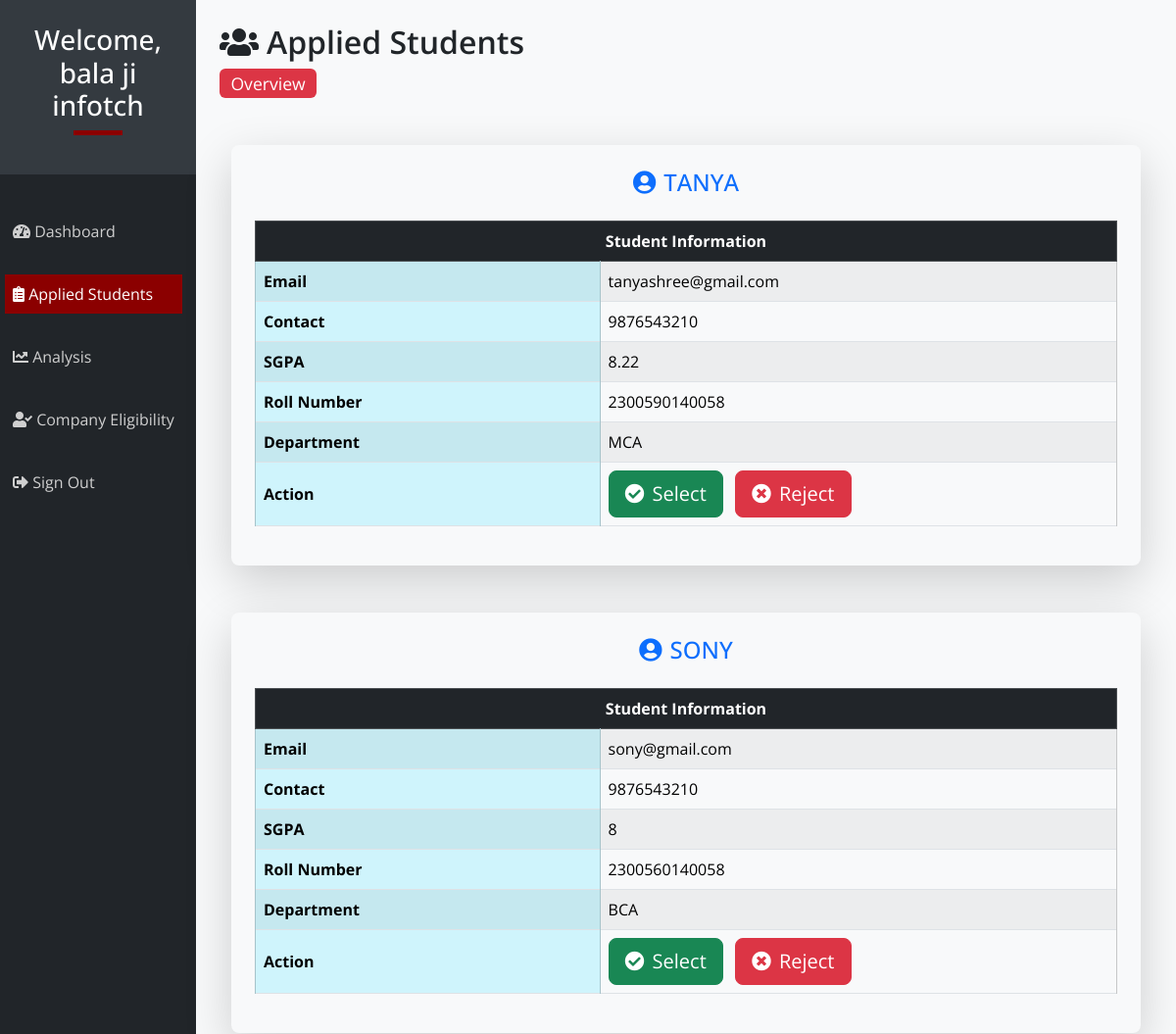
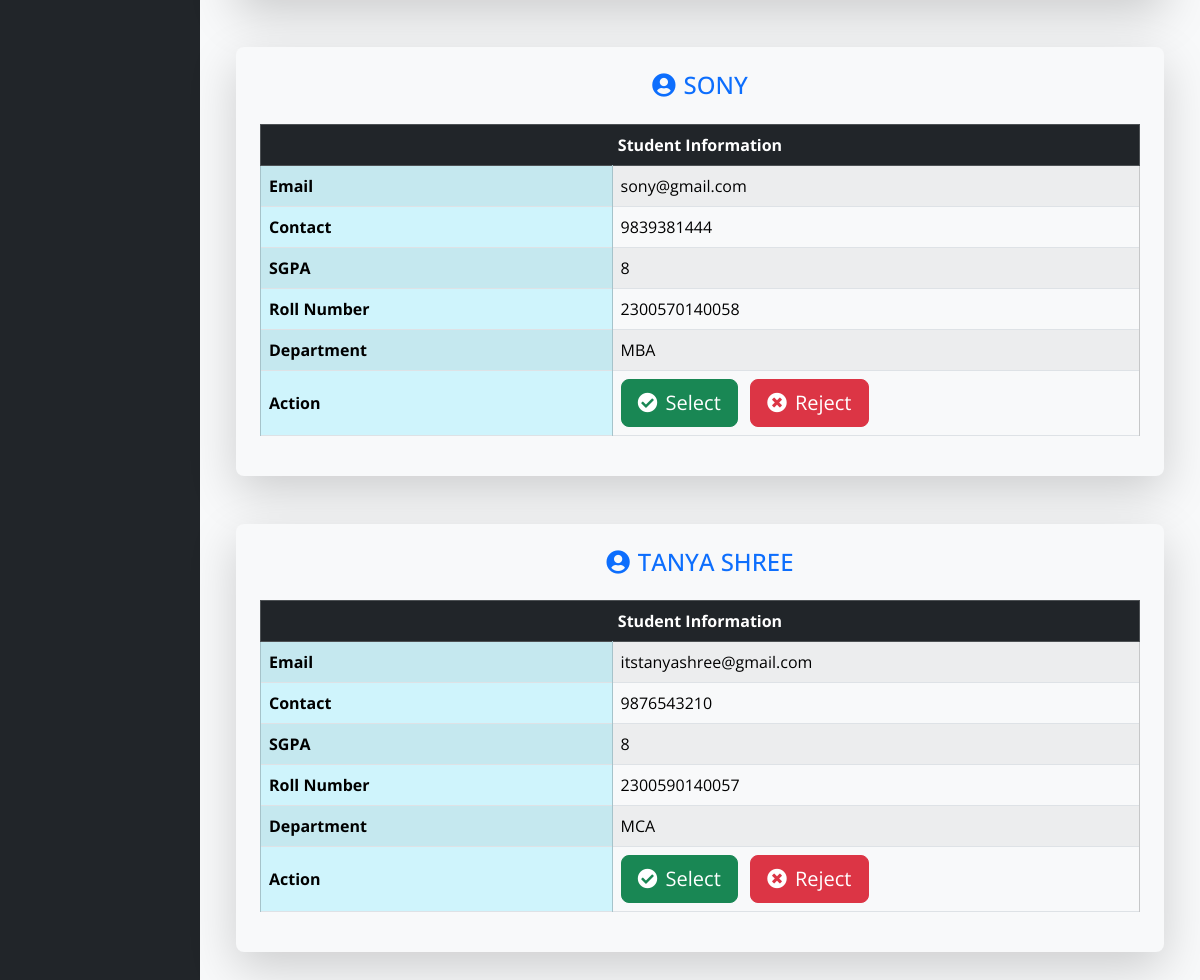
The app's page /companies/app_students.php (signed in) with its own data (2 pictures, top to bottom).
### tables this page shows
CREATE TABLE `student` (
  `email` varchar(50) NOT NULL,
  `s_id` int(25) NOT NULL,
  `sgpa` float DEFAULT NULL,
  `dept` varchar(50) NOT NULL,
  `password` varchar(50) NOT NULL,
  `contact` bigint(11) DEFAULT NULL,
  `name` varchar(50) NOT NULL,
  `rolln` bigint(25) DEFAULT NULL
);

CREATE TABLE `applied_comp` (
  `c_id` int(11) NOT NULL,
  `rolln` bigint(25) NOT NULL,
  `id` int(11) NOT NULL
);

### companies/app_students.php (the view, shortened to what this page needs)
<?php include '../db.php'; ?>
<!DOCTYPE html>
<html lang="en">
<head>
    <link href="css/bootstrapmin.css" rel="stylesheet">
    <link href="css/dashboard-style.css" rel="stylesheet">
    <link href="https://cdnjs.cloudflare.com/ajax/libs/font-awesome/5.15.4/css/all.min.css" rel="stylesheet">
  </head>
  <body>
  <div class="container-fluid">
        <div class="row">
            <div class="col-md-3 col-lg-2 p-0 bg-dark text-white">
                <div class="sidebar-header p-4 text-center">
                    <h3>Welcome, <?php echo $_SESSION['name']; ?></h3>
                    <div class="square mb-3"></div>
                </div>
                <nav class="navbar navbar-expand-lg navbar-dark ">
                    <ul class="navbar-nav flex-column">
                        <li class="nav-item">
                            <a class="nav-link" href="hello.php"><i class="fas fa-tachometer-alt"></i> Dashboard</a>
                        </li>
                        <br>
                        <li class="nav-item">
                            <a class="nav-link active" href="app_students.php"><i class="fas fa-clipboard-list"></i> Applied Students</a>
                        </li>
                        <br>
                        <li class="nav-item" >
                          <a class="nav-link" href="analysis.php"><i class="fas fa-chart-line"></i>  Analysis</a>
                          <br>
                        <li class="nav-item">
                            <a class="nav-link" href="c_eligibility.php"><i class="fas fa-user-check"></i> Company Eligibility</a>
                        </li>
                        <br>
                        <li class="nav-item">
                            <a class="nav-link" href="logout.php"><i class="fas fa-sign-out-alt"></i> Sign Out</a>
                        </li>
                    </ul>
                </nav>
            </div>
            <div class="col-md-9 col-lg-10 p-4 bg-light">
  <div class="content-header mb-4">
    <h2><i class="fas fa-users me-2"></i>Applied Students</h2>
    <span class="badge bg-danger">Overview</span>
  </div>
  <?php
  $c_id = $_SESSION['c_id'];
  $query = "SELECT * FROM applied_comp WHERE c_id={$c_id}";
  $select_all_posts_query = mysqli_query($connection, $query);
  while ($row = mysqli_fetch_assoc($select_all_posts_query)) {
    $rolln = $row['rolln'];
    $mquery = "SELECT * FROM student WHERE rolln={$rolln}";
    $select_all_query = mysqli_query($connection, $mquery);
    while ($student = mysqli_fetch_assoc($select_all_query)) {
      $selected = false;
  ?>
  <div class="container my-5 student-card" id="student-<?php echo $rolln; ?>">
    <div class="profile-card p-4 shadow-lg rounded-3 bg-light">
      <h4 class="text-uppercase mb-4 text-center text-primary">
        <i class="fas fa-user-circle me-2"></i><?php echo htmlspecialchars($student['name']); ?>
      </h4>
      <div class="table-responsive">
        <table class="table table-bordered table-striped table-hover align-middle">
          <thead class="table-dark">
            <tr>
              <th colspan="2" class="text-white text-center">Student Information</th>
            </tr>
          </thead>
          <tbody>
            <tr>
              <th class="table-info" style="width: 40%;">Email</th>
              <td class="table-light"><?php echo htmlspecialchars($student['email']); ?></td>
            </tr>
            <tr>
              <th class="table-info">Contact</th>
              <td class="table-light"><?php echo htmlspecialchars($student['contact']); ?></td>
            </tr>
            <tr>
              <th class="table-info">SGPA</th>
              <td class="table-light"><?php echo htmlspecialchars($student['sgpa']); ?></td>
            </tr>
            <tr>
              <th class="table-info">Roll Number</th>
              <td class="table-light"><?php echo htmlspecialchars($rolln); ?></td>
            </tr>
            <tr>
              <th class="table-info">Department</th>
              <td class="table-light"><?php echo htmlspecialchars($student['dept']); ?></td>
            </tr>
            <tr>
              <th class="table-info">Action</th>
              <td class="table-light">
                <?php if ($selected) { ?>
                  <button type="button" class="btn btn-success btn-lg me-2" disabled>
                    <i class="fas fa-check-circle me-2"></i>Selected
                  </button>
                <?php } else { ?>
                  <button type="button" class="btn btn-success btn-lg me-2 select-btn"
                          data-rolln="<?php echo $rolln; ?>">
                    <i class="fas fa-check-circle me-2"></i>Select
                  </button>
                  <button type="button" class="btn btn-danger btn-lg reject-btn"
                          data-rolln="<?php echo $rolln; ?>">
                    <i class="fas fa-times-circle me-2"></i>Reject
                  </button>
                <?php } ?>
              </td>
            </tr>
          </tbody>
        </table>
      </div>
    </div>
  </div>
  <?php
    }
  }
  ?>
</div>
			  </div>
			  </div>
  </body>
</html>

### companies/css/dashboard-style.css (style rules this page uses)
body { font-family: 'Open Sans', sans-serif; background-color: #f8f9fa; }
.sidebar-header { background-color: #343a40; color: white; }
.square { width: 50px; height: 5px; background-color: darkred; margin: 0 auto 20px; }
.navbar-nav { margin-top: 30px; margin-bottom: 150px; margin-left: 5px; }
.nav-link { color: #cfcfcf; padding: 70px 60x!important; }
.nav-link:hover, .nav-link.active { background-color: darkred; color: white; }
.content-header h2 { font-size: 2rem; font-weight: 600; }
.content-header span { font-size: 1.1rem; font-weight: 400; }
.profile-card { background-color: white; border-radius: 8px; box-shadow: 0 4px 6px rgba(0, 0, 0, 0.1); margin-top: 20px; }
.table th { width: 200px; }
.table-striped tbody tr:nth-of-type(odd) { background-color: #f1f1f1; }
.table td { font-size: 1rem; }
.text-uppercase { text-transform: uppercase; }

### records on screen
applied_comp: rolln "2300590140058"
student: name "TANYA", email "tanyashree@gmail.com", contact "9876543210", sgpa "8.22", dept "MCA"
applied_comp: rolln "2300560140058"
student: name "SONY", email "sony@gmail.com", contact "9876543210", sgpa "8", dept "BCA"
applied_comp: rolln "2300570140058"
student: name "SONY", email "sony@gmail.com", contact "9839381444", sgpa "8", dept "MBA"
applied_comp: rolln "2300590140057"
student: name "TANYA SHREE", email "itstanyashree@gmail.com", contact "9876543210", sgpa "8", dept "MCA"

### other values on screen
$_SESSION['name'] "bala ji infotch"
